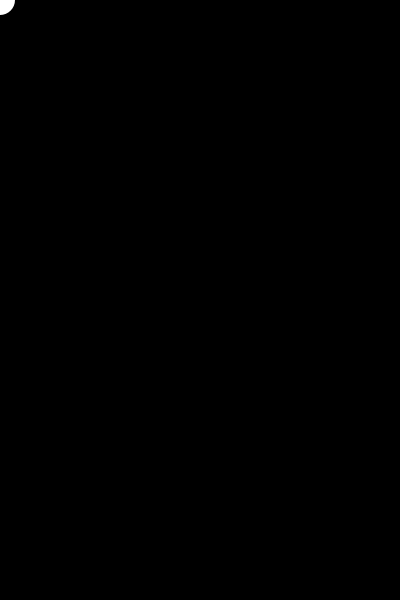
Frame 1 (no input)
Frame 60 (the mouse pressed at the canvas centre just before this capture): blank canvas, image omitted
Frame 120 (the mouse held since frame 60 and released just before this capture): blank canvas, image omitted

The Processing sketch that drew this single still picture (run headless with seeded random() and noise(); from frame 60 on, the mouse is pressed at the canvas centre):

// Processing sketch: processing_66766
// ── processing_66766.pde

void setup(){
  size(400,600);
  background(0);
  smooth();
  noStroke();
}
void draw(){
  ellipseMode(CENTER);
  ellipse(mouseX,mouseY,5,5);
  println(mousePressed);
  if(mousePressed == true){
    fill(200,230,0);
  }
  else{
    ellipseMode(CENTER);
    ellipse(mouseX,mouseY,30,30);
    fill(0);
  }
}
